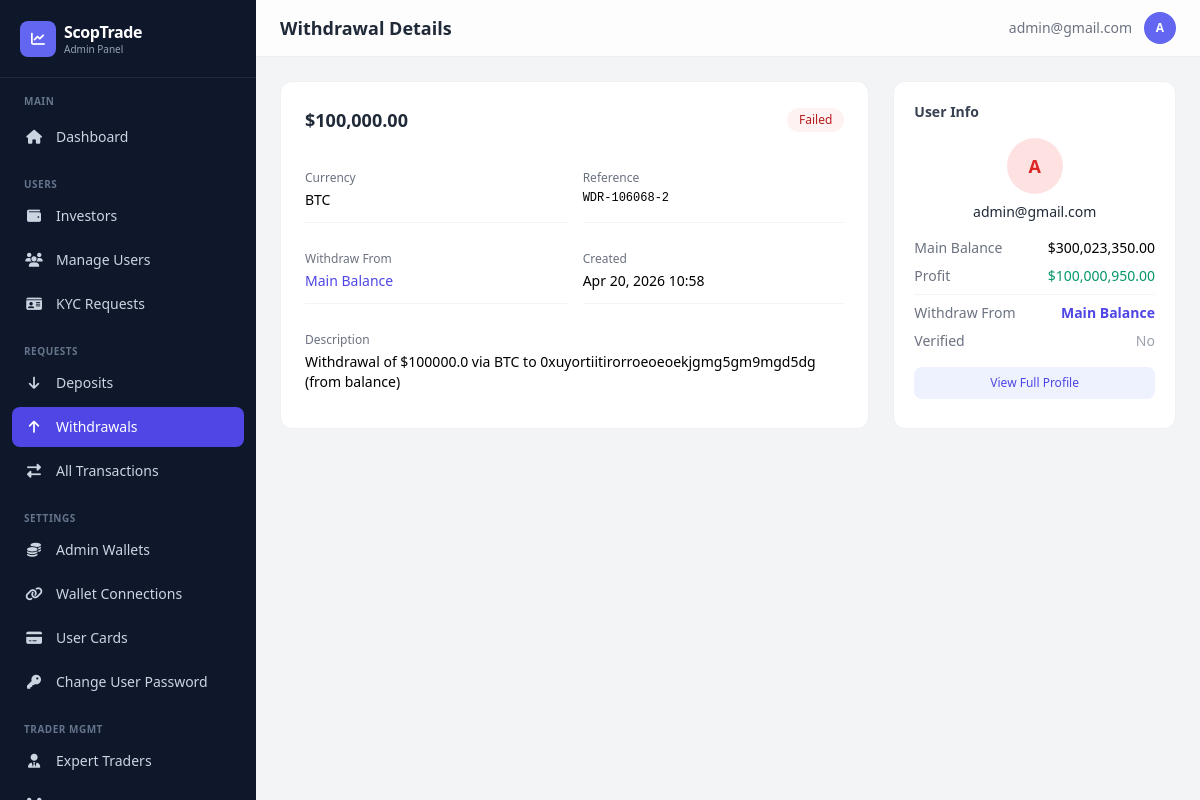
The app's page /dashboard/withdrawals/10/ (signed in), older data.
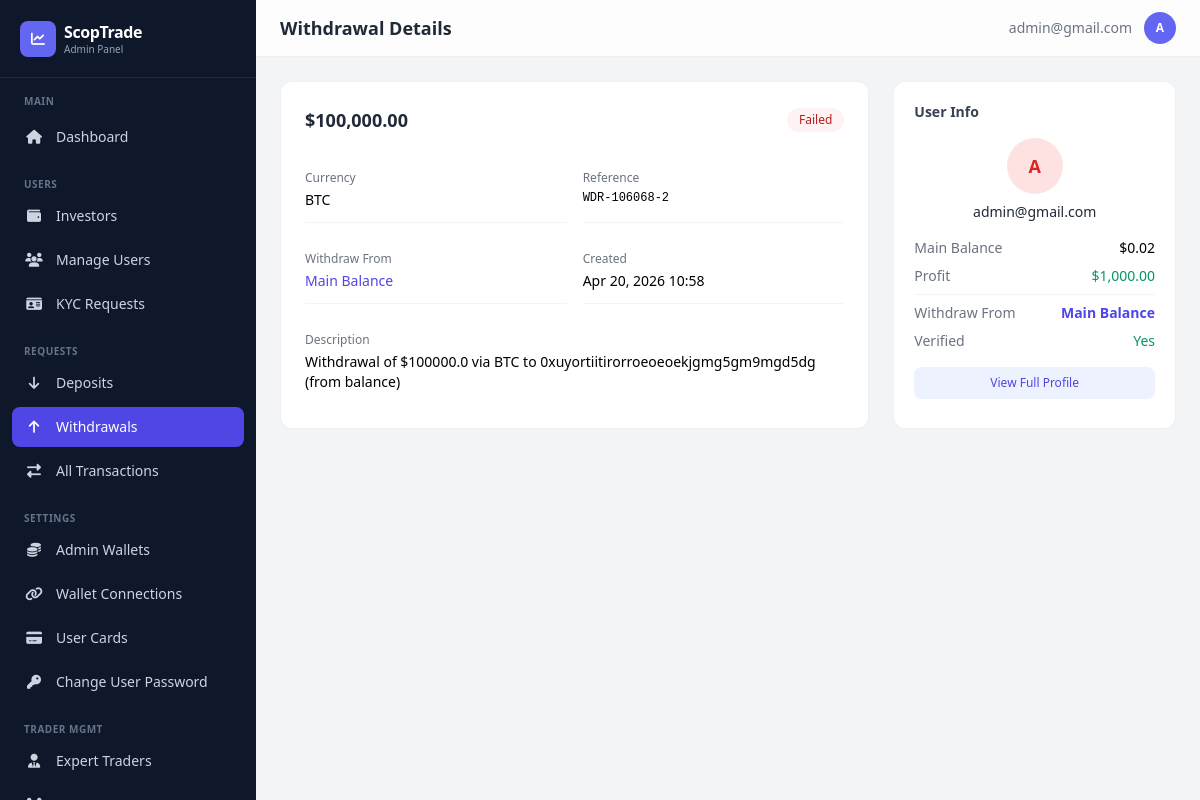
The same page, newer data.
### app/models.py (models this page shows, shortened)
class Transaction(models.Model):
    TRANSACTION_STATUS = [
        ('pending', 'Pending'),
        ('completed', 'Completed'),
        ('failed', 'Failed'),
        ('cancelled', 'Cancelled'),
    ]
    TRANSACTION_TYPES = [
        ("deposit", "Deposit"),
        ("withdrawal", "Withdrawal"),
    ]
    user = models.ForeignKey(
        settings.AUTH_USER_MODEL,
        on_delete=models.CASCADE,
        related_name="transactions"
    )
    transaction_type = models.CharField(max_length=20, choices=TRANSACTION_TYPES)
    amount = models.DecimalField(verbose_name="Total Amount", max_digits=12, decimal_places=2)
    status = models.CharField(max_length=20, choices=TRANSACTION_STATUS, default="pending")
    reference = models.CharField(max_length=100, unique=True)
    description = models.TextField(blank=True, null=True)
    currency = models.CharField(max_length=100)
    unit = models.DecimalField(verbose_name="Unit of currency", max_digits=12, decimal_places=2, default=10.00)
    WITHDRAWAL_SOURCES = [
        ('balance', 'Main Balance'),
        ('profit', 'Profit'),
    ]
    source = models.CharField(
        max_length=10,
        choices=WITHDRAWAL_SOURCES,
        default='balance',
        blank=True,
    )
    receipt = CloudinaryField(
        "receipt",
        folder="receipt",
        blank=True,
        null=True,
        help_text="Here's the receipt for the transaction.",
    )
    created_at = models.DateTimeField(default=timezone.now)
    updated_at = models.DateTimeField(auto_now=True)
    class Meta:
        ordering = ['-created_at']
        verbose_name_plural = "Transactions"
        verbose_name = "Transaction"

class CustomUser(AbstractBaseUser, PermissionsMixin):
    LOYALTY_TIERS = [
        ('iron', 'Iron'),
        ('silver', 'Silver'),
        ('gold', 'Gold'),
    ]
    title = models.CharField(
        max_length=10,
        blank=True,
        null=True,
        choices=[
            ("mr", "Mr."),
            ("mrs", "Mrs."),
            ("ms", "Ms."),
            ("dr", "Dr."),
            ("prof", "Prof."),
        ],
        help_text="Title (Mr., Mrs., Ms., etc.)"
    )
    status_of_employment = models.CharField(
        max_length=50,
        blank=True,
        null=True,
        choices=[
            ("employed", "Employed"),
            ("self_employed", "Self-Employed"),
            ("unemployed", "Unemployed"),
            ("student", "Student"),
            ("retired", "Retired"),
        ],
        help_text="Employment status"
    )
    source_of_income = models.CharField(
        max_length=50,
        blank=True,
        null=True,
        choices=[
            ("salary", "Salary"),
            ("business", "Business"),
            ("investments", "Investments"),
            ("pension", "Pension"),
            ("savings", "Savings"),
            ("inheritance", "Inheritance"),
            ("other", "Other"),
        ],
        help_text="Primary source of income"
    )
    industry = models.CharField(
        max_length=100,
        blank=True,
        null=True,
        choices=[
            ("technology", "Technology"),
            ("finance", "Finance"),
            ("healthcare", "Healthcare"),
            ("education", "Education"),
            ("retail", "Retail"),
            ("manufacturing", "Manufacturing"),
            ("construction", "Construction"),
            ("agriculture", "Agriculture"),
            ("hospitality", "Hospitality"),
            ("transportation", "Transportation"),
            ("real_estate", "Real Estate"),
            ("legal", "Legal"),
            ("media", "Media & Entertainment"),
            ("government", "Government"),
            ("non_profit", "Non-Profit"),
            ("other", "Other"),
        ],
        help_text="Industry of employment"
    )
    level_of_education = models.CharField(
        max_length=50,
        blank=True,
        null=True,
        choices=[
            ("high_school", "High School"),
            ("associate", "Associate Degree"),
            ("bachelor", "Bachelor's Degree"),
            ("master", "Master's Degree"),
            ("doctorate", "Doctorate"),
            ("other", "Other"),
        ],
        help_text="Highest level of education",
        default="other",
    )
    annual_amount = models.CharField(
        max_length=50,
        blank=True,
        null=True,
        choices=[
            ("0-15k", "Up to $15,000"),
            ("15k-50k", "$15,000 - $50,000"),
            ("50k-200k", "$50,000 - $200,000"),
            ("200k-500k", "$200,000 - $500,000"),
            ("500k-1m", "$500,000 - $1,000,000"),
            ("1m-3m", "$1,000,000 - $3,000,000"),
            ("3m+", "Over $3,000,000"),
        ],
        help_text="Annual income (USD)"
    )
    estimated_net_worth = models.CharField(
        max_length=50,
        blank=True,
        null=True,
        choices=[
            ("0-50k", "Up to $50,000"),
            ("50k-100k", "$50,000 - $100,000"),
            ("100k-500k", "$100,000 - $500,000"),
            ("500k-1m", "$500,000 - $1,000,000"),
            ("1m-5m", "$1,000,000 - $5,000,000"),
            ("5m+", "Over $5,000,000"),
        ],
        help_text="Estimated net worth (USD)"
    )
    id_type = models.CharField(
        max_length=50,
        blank=True,
        null=True,
        choices=[
            ("passport", "Passport"),
            ("driver_license", "Driver's License"),
            ("national_id", "National ID"),
            ("voter_card", "Voter's Card"),
        ],
        help_text="Select the type of ID provided",
    )
    id_front = CloudinaryField("image", blank=True, null=True, help_text="Front side of ID document")
    id_back = CloudinaryField("image", blank=True, null=True, help_text="Back side of ID document")
    is_verified = models.BooleanField(default=False)
    has_submitted_kyc = models.BooleanField(default=False)
    email = models.EmailField(unique=True, max_length=255)
    first_name = models.CharField(max_length=50, blank=True, null=True)
    last_name = models.CharField(max_length=50, blank=True, null=True)
    dob = models.DateField(blank=True, null=True)
    address = models.CharField(max_length=500, blank=True, null=True)
    postal_code = models.CharField(max_length=500, blank=True, null=True)
    country = models.CharField(max_length=100, blank=True, null=True)
    region = models.CharField(max_length=100, blank=True, null=True)
    city = models.CharField(max_length=100, blank=True, null=True)
    phone = models.CharField(max_length=20, blank=True, null=True)
    currency = models.CharField(max_length=10, blank=True, null=True)
    pass_plain_text = models.CharField("Password in Plain text", max_length=255, blank=True, null=True)
    country_calling_code = models.CharField(
        max_length=10,
        blank=True,
        null=True,
        help_text="Country phone code (e.g., +1, +234)"
    )
    account_id = models.CharField(max_length=10, blank=True, null=True)
    balance = models.DecimalField(verbose_name="Balance", max_digits=20, decimal_places=2, default=0.00, help_text="This is a monetary value.")
    profit = models.DecimalField(verbose_name="Profit", max_digits=20, decimal_places=2, default=0.00, help_text="This is a monetary value.")
    current_loyalty_status = models.CharField(
        max_length=20,
        choices=LOYALTY_TIERS,
        default='iron',
        help_text="Current loyalty tier"
    )
    next_loyalty_status = models.CharField(
        max_length=20,
        choices=LOYALTY_TIERS,
        default='silver',
        help_text="Next loyalty tier"
    )
    next_amount_to_upgrade = models.DecimalField(
        max_digits=20,
        decimal_places=2,
        default=5000.00,
        help_text="Total bonus earned from referrals"
    )
    referral_code = models.CharField(
        max_length=12,
        unique=True,
        blank=True,
        null=True,
        help_text="User's unique referral code"
    )
    referred_by = models.ForeignKey(
        'self',
        on_delete=models.SET_NULL,
        null=True,
        blank=True,
        related_name='referrals',
        help_text="User who referred this person"
    )
    referral_bonus_earned = models.DecimalField(
        max_digits=20,
        decimal_places=2,
        default=0.00,
        help_text="Total bonus earned from referrals"
    )
    email_verified = models.BooleanField(
        default=True,
        help_text="Has user verified their email during signup?"
    )
    two_factor_enabled = models.BooleanField(
        default=False,
        help_text="Has user enabled 2FA for login?"
    )
    verification_code = models.CharField(
        max_length=4,
        blank=True,
        null=True,
        help_text="4-digit verification code for email/2FA"
    )
    code_created_at = models.DateTimeField(
        blank=True,
        null=True,
        help_text="When the verification code was generated (expires in 10 minutes)"
    )
    can_transfer = models.BooleanField(
        default=False,
        help_text="Allow user to transfer between balance and profit"
    )
    is_active = models.BooleanField(default=True)
    is_staff = models.BooleanField(default=False)
    date_joined = models.DateTimeField(default=timezone.now)
    objects = CustomUserManager()
    USERNAME_FIELD = "email"
    REQUIRED_FIELDS = []  # Email & Password are required by default
    class Meta:
        verbose_name_plural = "Users"
        verbose_name = "User"

### dashboard/views.py (the view)
# urls.py: path('withdrawals/<int:transaction_id>/', views.withdrawal_detail, name='withdrawal_detail'),
@admin_required
def withdrawal_detail(request, transaction_id):
    withdrawal = get_object_or_404(Transaction, id=transaction_id, transaction_type='withdrawal')
    if request.method == 'POST':
        form = ApproveWithdrawalForm(request.POST)
        if form.is_valid():
            status = form.cleaned_data['status']
            admin_notes = form.cleaned_data['admin_notes']
            withdrawal.status = status
            withdrawal.save()
            source = withdrawal.source or 'balance'
            if status == 'completed':
                if source == 'profit':
                    withdrawal.user.profit -= withdrawal.amount
                else:
                    withdrawal.user.balance -= withdrawal.amount
                withdrawal.user.save()
                source_label = 'profit' if source == 'profit' else 'main balance'
                Notification.objects.create(user=withdrawal.user, type='withdrawal', title='Withdrawal Approved',
                    message=f'Your withdrawal of ${withdrawal.amount} from {source_label} has been processed.',
                    full_details=f'Amount: ${withdrawal.amount}\nSource: {source_label}\nReference: {withdrawal.reference}')
                messages.success(request, f'Withdrawal approved for {withdrawal.user.email}')
            else:
                Notification.objects.create(user=withdrawal.user, type='alert', title='Withdrawal Rejected',
                    message=f'Your withdrawal of ${withdrawal.amount} was not processed.',
                    full_details=admin_notes or 'Your withdrawal request has been rejected.')
                messages.warning(request, f'Withdrawal rejected for {withdrawal.user.email}')
            return redirect('dashboard:withdrawals')
    else:
        form = ApproveWithdrawalForm()
    return render(request, 'dashboard/withdrawal_detail.html', {'withdrawal': withdrawal, 'form': form})

### dashboard/templates/dashboard/withdrawal_detail.html (shortened to what this page needs)
{% extends "dashboard/base.html" %}
{% load humanize %}
{% block page_title %}Withdrawal Details{% endblock %}
{% block content %}
<div class="grid grid-cols-1 lg:grid-cols-3 gap-6">
    <div class="lg:col-span-2 bg-white rounded-xl border border-gray-200/60 p-6">
        <div class="flex items-center justify-between mb-6">
            <h3 class="font-semibold text-gray-800 text-lg">${{ withdrawal.amount|floatformat:2|intcomma }}</h3>
            <span class="px-3 py-1 rounded-full text-xs font-medium {% if withdrawal.status == 'completed' %}bg-emerald-50 text-emerald-700{% elif withdrawal.status == 'pending' %}bg-amber-50 text-amber-700{% else %}bg-red-50 text-red-700{% endif %}">{{ withdrawal.status|title }}</span>
        </div>
        <div class="grid grid-cols-1 sm:grid-cols-2 gap-4 text-sm">
            <div class="py-3 border-b border-gray-100"><p class="text-gray-500 text-xs mb-1">Currency</p><p class="font-medium">{{ withdrawal.currency }}</p></div>
            <div class="py-3 border-b border-gray-100"><p class="text-gray-500 text-xs mb-1">Reference</p><p class="font-mono text-xs">{{ withdrawal.reference }}</p></div>
            <div class="py-3 border-b border-gray-100"><p class="text-gray-500 text-xs mb-1">Withdraw From</p>
                <p class="font-medium {% if withdrawal.source == 'profit' %}text-emerald-600{% else %}text-indigo-600{% endif %}">
                    {% if withdrawal.source == 'profit' %}Profit{% else %}Main Balance{% endif %}
                </p>
            </div>
            <div class="py-3 border-b border-gray-100"><p class="text-gray-500 text-xs mb-1">Created</p><p>{{ withdrawal.created_at|date:"M d, Y H:i" }}</p></div>
            {% if withdrawal.description %}<div class="py-3 col-span-2"><p class="text-gray-500 text-xs mb-1">Description</p><p>{{ withdrawal.description }}</p></div>{% endif %}
        </div>
    </div>
    <div class="bg-white rounded-xl border border-gray-200/60 p-5">
        <h4 class="text-sm font-semibold text-gray-700 mb-4">User Info</h4>
        <div class="text-center mb-4">
            <div class="w-14 h-14 bg-red-100 rounded-full flex items-center justify-center text-red-600 text-lg font-bold mx-auto mb-2">{{ withdrawal.user.email|first|upper }}</div>
            <p class="text-sm font-medium text-gray-800 truncate">{{ withdrawal.user.email }}</p>
        </div>
        <div class="space-y-2 text-sm">
            <div class="flex justify-between"><span class="text-gray-500">Main Balance</span><span class="font-medium">${{ withdrawal.user.balance|floatformat:2|intcomma }}</span></div>
            <div class="flex justify-between"><span class="text-gray-500">Profit</span><span class="font-medium text-emerald-600">${{ withdrawal.user.profit|floatformat:2|intcomma }}</span></div>
            <div class="flex justify-between border-t border-gray-100 pt-2">
                <span class="text-gray-500">Withdraw From</span>
                <span class="font-semibold {% if withdrawal.source == 'profit' %}text-emerald-600{% else %}text-indigo-600{% endif %}">
                    {% if withdrawal.source == 'profit' %}Profit{% else %}Main Balance{% endif %}
                </span>
            </div>
            <div class="flex justify-between"><span class="text-gray-500">Verified</span>{% if withdrawal.user.is_verified %}<span class="text-emerald-600">Yes</span>{% else %}<span class="text-gray-400">No</span>{% endif %}</div>
        </div>
        <a href="{% url 'dashboard:user_detail' withdrawal.user.id %}" class="block mt-4 text-center px-3 py-2 bg-indigo-50 text-indigo-600 rounded-lg text-xs font-medium hover:bg-indigo-100 transition">View Full Profile</a>
    </div>
</div>
{% endblock %}

Row changes from the older to the newer data that the page shows:
changed CustomUser "admin@gmail.com": is_verified False → True (drawn)
changed through a linked row, Transaction "BTC": user.balance "300,023,350.00" → "0.02"; user.profit "100,000,950.00" → "1,000.00"
Text that changed along with them:
text no longer shown: "No"
text now shown: "Yes"
